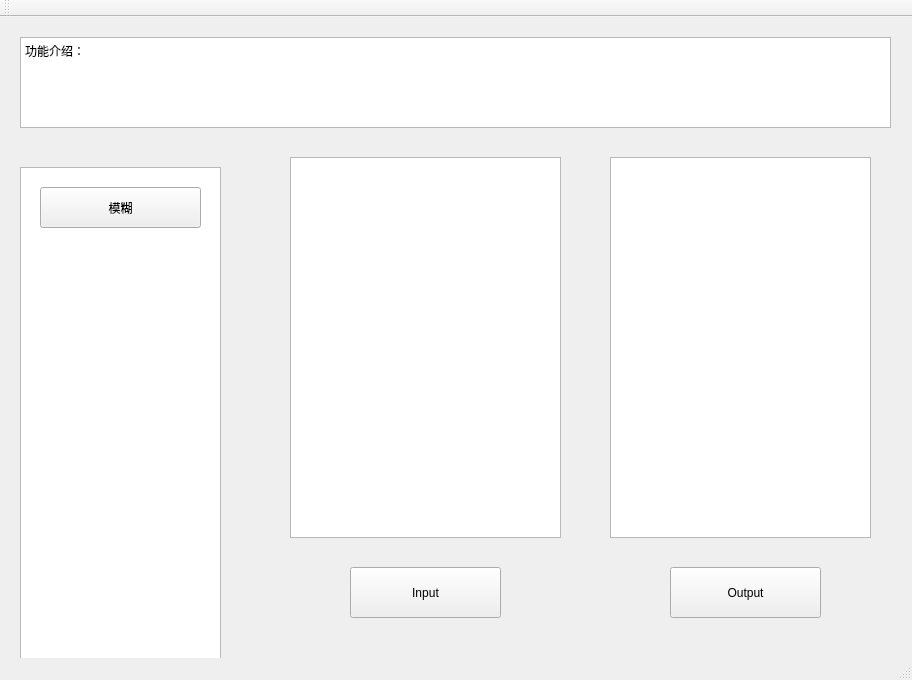
<?xml version="1.0" encoding="UTF-8"?>
<ui version="4.0">
 <class>MainWindow</class>
 <widget class="QMainWindow" name="MainWindow">
  <property name="geometry">
   <rect>
    <x>0</x>
    <y>0</y>
    <width>912</width>
    <height>680</height>
   </rect>
  </property>
  <property name="windowTitle">
   <string>MainWindow</string>
  </property>
  <widget class="QWidget" name="centralWidget">
   <widget class="QTextBrowser" name="textBrowser">
    <property name="geometry">
     <rect>
      <x>20</x>
      <y>20</y>
      <width>871</width>
      <height>91</height>
     </rect>
    </property>
    <property name="html">
     <string>&lt;!DOCTYPE HTML PUBLIC &quot;-//W3C//DTD HTML 4.0//EN&quot; &quot;http://www.w3.org/TR/REC-html40/strict.dtd&quot;&gt;
&lt;html&gt;&lt;head&gt;&lt;meta name=&quot;qrichtext&quot; content=&quot;1&quot; /&gt;&lt;style type=&quot;text/css&quot;&gt;
p, li { white-space: pre-wrap; }
&lt;/style&gt;&lt;/head&gt;&lt;body style=&quot; font-family:'SimSun'; font-size:9.33333pt; font-weight:400; font-style:normal;&quot;&gt;
&lt;p style=&quot; margin-top:0px; margin-bottom:0px; margin-left:0px; margin-right:0px; -qt-block-indent:0; text-indent:0px;&quot;&gt;&lt;span style=&quot; font-size:9.33333pt;&quot;&gt;功能介绍：&lt;/span&gt;&lt;/p&gt;&lt;/body&gt;&lt;/html&gt;</string>
    </property>
   </widget>
   <widget class="QTextBrowser" name="textBrowser_2">
    <property name="geometry">
     <rect>
      <x>20</x>
      <y>150</y>
      <width>201</width>
      <height>501</height>
     </rect>
    </property>
    <property name="html">
     <string>&lt;!DOCTYPE HTML PUBLIC &quot;-//W3C//DTD HTML 4.0//EN&quot; &quot;http://www.w3.org/TR/REC-html40/strict.dtd&quot;&gt;
&lt;html&gt;&lt;head&gt;&lt;meta name=&quot;qrichtext&quot; content=&quot;1&quot; /&gt;&lt;style type=&quot;text/css&quot;&gt;
p, li { white-space: pre-wrap; }
&lt;/style&gt;&lt;/head&gt;&lt;body style=&quot; font-family:'SimSun'; font-size:9.33333pt; font-weight:400; font-style:normal;&quot;&gt;
&lt;p style=&quot;-qt-paragraph-type:empty; margin-top:0px; margin-bottom:0px; margin-left:0px; margin-right:0px; -qt-block-indent:0; text-indent:0px; font-size:9.33333pt;&quot;&gt;&lt;br /&gt;&lt;/p&gt;&lt;/body&gt;&lt;/html&gt;</string>
    </property>
   </widget>
   <widget class="QGraphicsView" name="graphicsView">
    <property name="geometry">
     <rect>
      <x>290</x>
      <y>140</y>
      <width>271</width>
      <height>381</height>
     </rect>
    </property>
   </widget>
   <widget class="QGraphicsView" name="graphicsView_2">
    <property name="geometry">
     <rect>
      <x>610</x>
      <y>140</y>
      <width>261</width>
      <height>381</height>
     </rect>
    </property>
   </widget>
   <widget class="QPushButton" name="pushButton">
    <property name="geometry">
     <rect>
      <x>350</x>
      <y>550</y>
      <width>151</width>
      <height>51</height>
     </rect>
    </property>
    <property name="text">
     <string>Input</string>
    </property>
   </widget>
   <widget class="QPushButton" name="pushButton_2">
    <property name="geometry">
     <rect>
      <x>670</x>
      <y>550</y>
      <width>151</width>
      <height>51</height>
     </rect>
    </property>
    <property name="text">
     <string>Output</string>
    </property>
   </widget>
   <widget class="QPushButton" name="pushButton_3">
    <property name="geometry">
     <rect>
      <x>40</x>
      <y>170</y>
      <width>161</width>
      <height>41</height>
     </rect>
    </property>
    <property name="styleSheet">
     <string notr="true">color: rgb(0, 0, 0);
font: 14pt &quot;Adobe Arabic&quot;;</string>
    </property>
    <property name="text">
     <string>模糊</string>
    </property>
   </widget>
  </widget>
  <widget class="QMenuBar" name="menuBar">
   <property name="geometry">
    <rect>
     <x>0</x>
     <y>0</y>
     <width>912</width>
     <height>26</height>
    </rect>
   </property>
  </widget>
  <widget class="QToolBar" name="mainToolBar">
   <attribute name="toolBarArea">
    <enum>TopToolBarArea</enum>
   </attribute>
   <attribute name="toolBarBreak">
    <bool>false</bool>
   </attribute>
  </widget>
  <widget class="QStatusBar" name="statusBar"/>
 </widget>
 <layoutdefault spacing="6" margin="11"/>
 <resources/>
 <connections/>
</ui>
